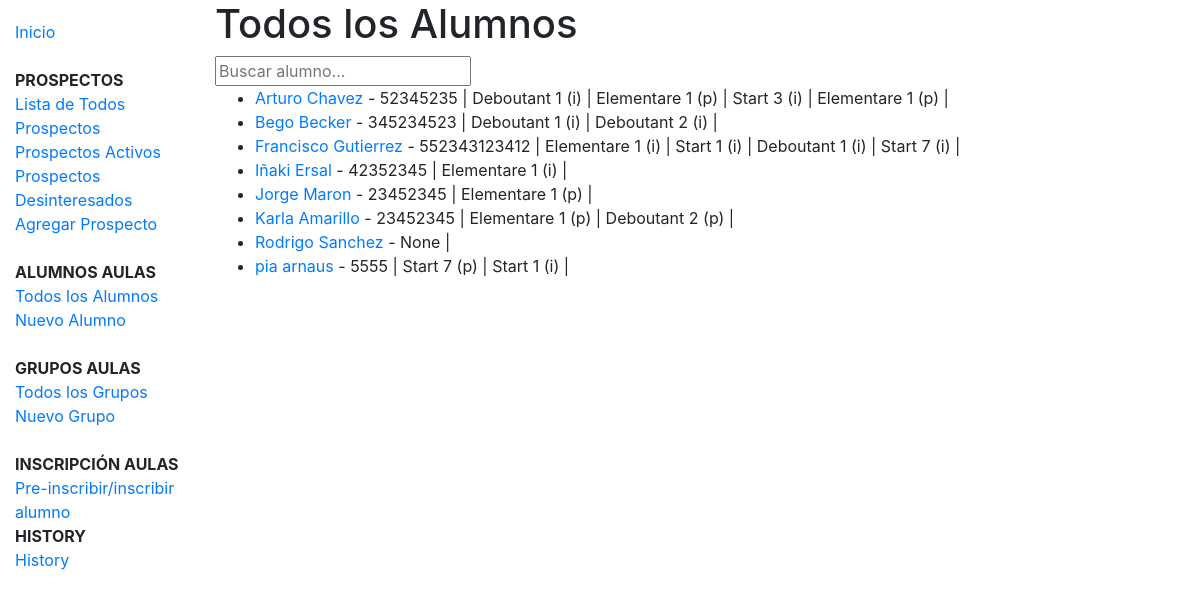
Page /grupos/alumnos/ on the earlier database version.
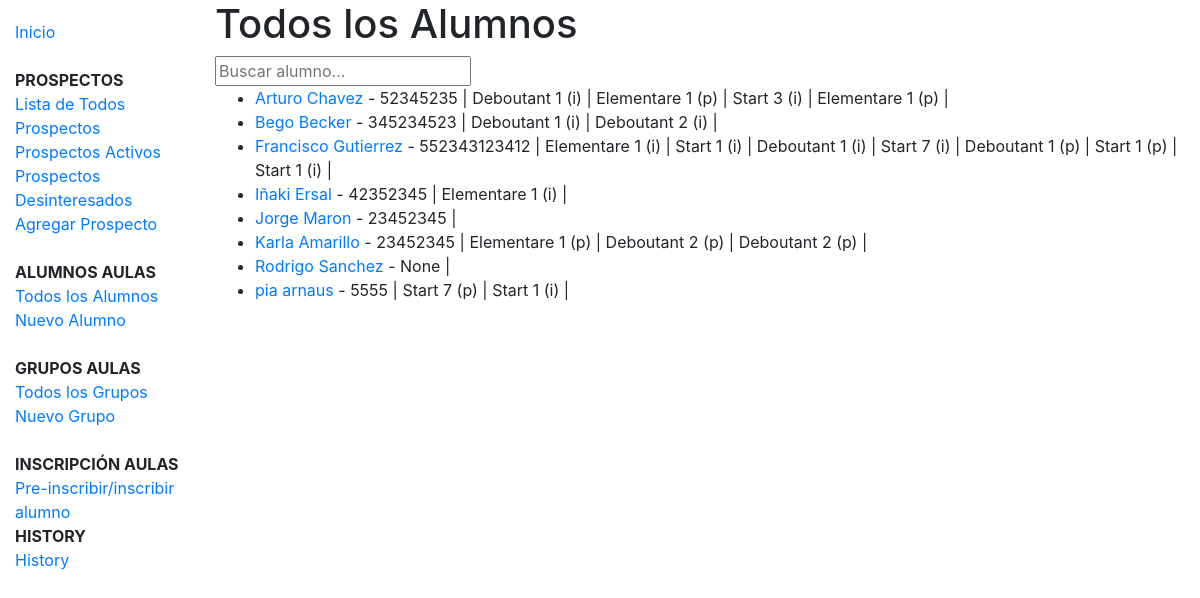
Same page on the later database version.
### grupos/models.py (models this page shows, shortened)
class Alumno(models.Model):
    nombre = models.CharField(max_length=100)
    apaterno = models.CharField(max_length=100)
    amaterno = models.CharField(max_length=100, blank=True, null=True)
    cel = models.IntegerField(blank=True, null=True)
    tel = models.IntegerField(blank=True, null=True)
    email = models.EmailField(blank=True, null=True)
    fecha_nacimiento = models.DateField(null=True, blank=True)
    direccion = models.CharField(max_length=400)
    def get_absolute_url(self):
        return reverse('alumno-detail', kwargs={'pk': self.pk})

class Membership(models.Model):
    STATUS = (
        ('i', 'Inscrito'),
        ('p', 'Pre-inscrito'),
    )
    alumno = models.ForeignKey(Alumno, on_delete=models.CASCADE)
    grupo = models.ForeignKey(Grupo, on_delete=models.CASCADE, null=True)
    status = models.CharField(max_length=1, choices=STATUS, blank=True, default='p')

class Grupo(models.Model):
    nombre = models.CharField(max_length=100, unique=True)
    fecha_inicio = models.DateField(null=True, blank=True)
    idioma = models.ForeignKey(Idioma, on_delete=models.SET_NULL, null=True)
    nivel = models.ForeignKey(Nivel, on_delete=models.SET_NULL, null=True)
    horario = models.ForeignKey('Horario', on_delete=models.SET_NULL, null=True)
    profesor = models.ForeignKey('Profesor', on_delete=models.SET_NULL, null=True)
    salon = models.ForeignKey('Salon', on_delete=models.SET_NULL, null=True)
    members = models.ManyToManyField('Alumno',related_name='preubanormal', through='Membership')

class Nivel(models.Model):
    idioma = models.ForeignKey(Idioma, on_delete=models.CASCADE, null=True)
    name = models.CharField(max_length=100, help_text="Ingresa el nivel)")
    def __str__(self):
        return self.name

### grupos/views.py (the view, shortened to what this page needs)
# urls.py: path('alumnos/', views.alumnos_list, name='alumnos'),
def alumnos_list(request):
    query = request.GET.get('q', None)
    qs = Alumno.objects.all().order_by('nombre')
    context =  {
        "object_list": qs,
    }
    template = 'grupos/alumno_list.html'
    return render(request, template, context)

### grupos/templates/grupos/alumno_list.html
{% extends "base_generic.html" %}
{% block content %}
    <h1>Todos los Alumnos</h1>
    <form method='GET' action='/grupos/alumnos/'>
      <input type='text' value="{{request.GET.q}}" name='q' placeholder='Buscar alumno...'>
    </form>
    {% if object_list %}
    <ul>
      {% for alumno in object_list %}
      <li>
        <a href="{{ alumno.get_absolute_url }}">{{ alumno.nombre }} {{alumno.apaterno}}</a> - {{alumno.cel}} | {% for x in alumno.membership_set.all %} {{ x.grupo.nivel }} ({{ x.status }}) | {% endfor %}
      </li>
      {% endfor %}
    </ul>
    {% else %}
      <p>No hay alumnos.</p>
    {% endif %}
{% endblock %}

Differences in the rows shown:
removed Membership: grupo.nivel "Elementare 1", status "p", shown under Alumno "Jorge"
added Membership: grupo.nivel "Deboutant 1", status "p", shown under Alumno "Francisco"
added Membership: grupo.nivel "Start 1", status "p", shown under Alumno "Francisco"
added Membership: grupo.nivel "Start 1", status "i", shown under Alumno "Francisco"
added Membership: grupo.nivel "Deboutant 2", status "p", shown under Alumno "Karla"
